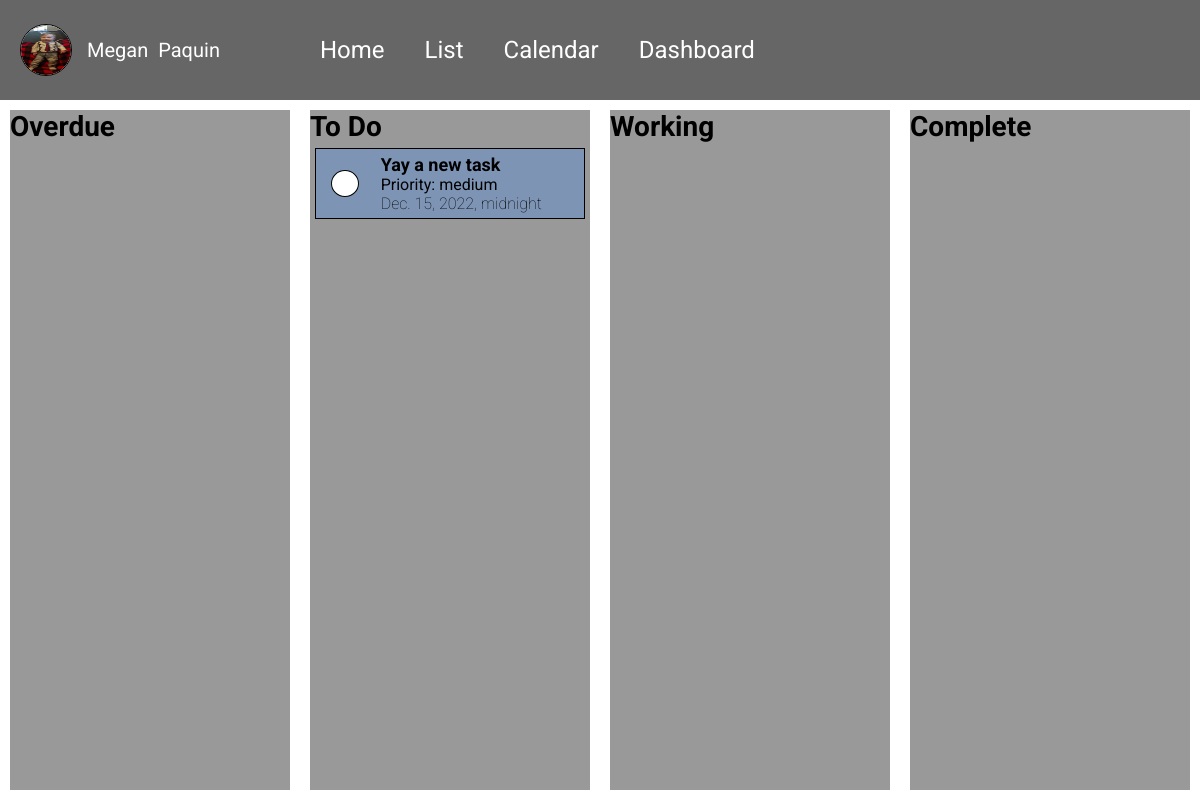
The app's page /list (signed in), older data.
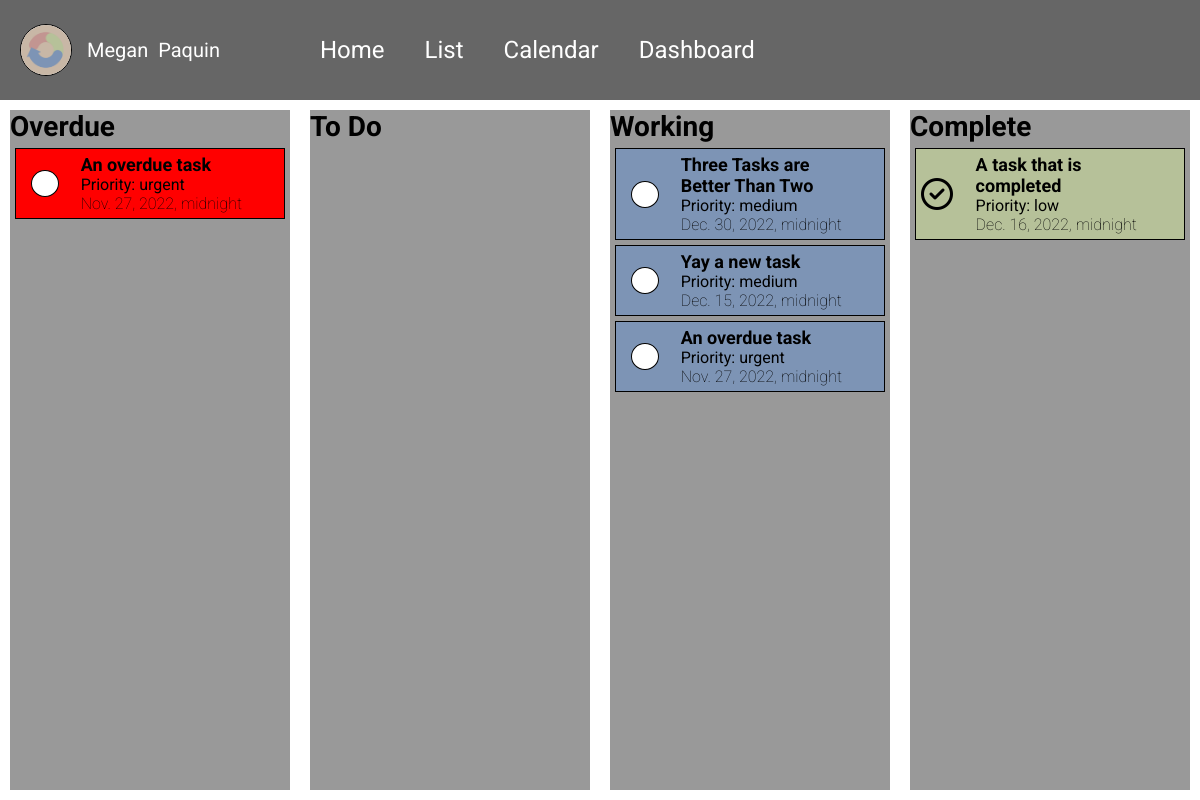
The same page, newer data.
### accounts/models.py (models this page shows, shortened)
class CustomUser(AbstractBaseUser, PermissionsMixin):
    email = models.EmailField(_('email address'), unique=True)
    is_staff = models.BooleanField(default=False)
    is_active = models.BooleanField(default=True)
    date_joined = models.DateTimeField(default=timezone.now)
    USERNAME_FIELD = 'email'
    REQUIRED_FIELDS = []
    color = models.CharField(max_length=7, default="#FFFFFF")
    first_name = models.CharField(max_length=128)
    last_name = models.CharField(max_length=128)
    phone = models.CharField(max_length=9, null=True)
    image = models.ImageField(upload_to='images/', default='default_img.png')
    objects = CustomUserManager()

### tasks/models.py (models this page shows, shortened)
class Task(models.Model):
    task_name = models.CharField(max_length=120)
    task_summary = models.TextField()
    task_details = models.TextField()
    created_on = models.DateTimeField(auto_now_add=True)
    deadline = models.DateTimeField()
    assignee = models.ForeignKey(
        get_user_model(),
        on_delete=models.CASCADE,
        related_name="task_assignee"
    )
    author = models.ForeignKey(
        get_user_model(),
        on_delete=models.CASCADE,
        related_name="task_author"
    )
    status = models.ForeignKey(
        Status,
        on_delete=models.CASCADE,
        blank = True,
        null = True
    )
    project = models.ForeignKey(
        Project,
        on_delete=models.CASCADE,
        blank=True,
        null=True
    )
    priority = models.ForeignKey(
        Priority,
        on_delete=models.CASCADE,
        blank = True,
        null = True
    )

class Priority(models.Model):
    name = models.CharField(max_length=128)
    description = models.CharField(max_length=128)
    def __str__(self):
        return self.name

### pages/views.py (the view)
# urls.py: path('list', ListPageView.as_view(), name="list"),
class ListPageView(TemplateView):
    template_name = "pages/list.html"
    model = Task
    def get_context_data(self, **kwargs):
        context = super().get_context_data(**kwargs)
        assigned = Status.objects.get(name="assigned")
        context['assigned_tasks'] = Task.objects.filter(status=assigned).order_by('deadline').reverse().filter(deadline__gt=datetime.today()).filter
        progress = Status.objects.get(name="in-progress")
        context['progress_tasks'] = Task.objects.filter(status=progress).order_by('deadline').reverse()
        complete = Status.objects.get(name="complete")
        context['complete_tasks'] = Task.objects.filter(status=complete).order_by('deadline').reverse()
        context['overdue_tasks'] = Task.objects.filter(deadline__lt=datetime.today()).filter(~Q(status=complete))
        return context

### templates/pages/list.html (shortened to what this page needs)
{% extends 'base.html' %}
{% load static %}
{% block links %}
    <link rel="stylesheet" href="{% static 'css/list.css' %}" />
{% endblock links %}
{% block contents %}
<div class="row-container">
    <div class="overdue-section">
        <h3>Overdue</h3>
        {% for task in overdue_tasks %}
            {% if user == task.assignee %}
            <a href="{% url 'task-detail' task.id %}">
                <div class="task-overdue">
                    <span class="circle"></span>
                    <div class="row-container">
                        <p class="title">{{ task.task_name }}</p>
                        <p class="priority">Priority: {{ task.priority }}</p>
                        <p class="due">{{ task.deadline }}</p>
                    </div>
                </div>
            </a>
            {% endif %}
        {% endfor %}
    </div>
    <div class="todo-section">
        <h3>To Do</h3>
        {% for task in assigned_tasks %}
            {% if user == task.assignee %}
            <a href="{% url 'task-detail' task.id %}">
                <div class="task-due">
                    <span class="circle"></span>
                    <div class="row-container">
                        <p class="title">{{ task.task_name }}</p>
                        <p class="priority">Priority: {{ task.priority }}</p>
                        <p class="due">{{ task.deadline }}</p>
                    </div>
                </div>
            </a>
            {% endif %}
        {% endfor %}
    </div>
    <div class="working-section ">
        <h3>Working</h3>
        {% for task in progress_tasks %}
            {% if user == task.assignee %}
            <a href="{% url 'task-detail' task.id %}">
                <div class="task-due">
                    <span class="circle"></span>
                    <div class="row-container">
                        <p class="title">{{ task.task_name }}</p>
                        <p class="priority">Priority: {{ task.priority }}</p>
                        <p class="due">{{ task.deadline }}</p>
                    </div>
                </div>
            </a>
            {% endif %}
        {% endfor %}
    </div>
    <div class="complete-section">
        <h3>Complete</h3>
        {% for task in complete_tasks %}
            {% if user == task.assignee %}
            <a href="{% url 'task-detail' task.id %}">
                <div class="task-complete">
                    <i class="fa-regular fa-circle-check fa-2xl"></i>
                    <div class="row-container">
                        <p class="title">{{ task.task_name }}</p>
                        <p class="priority">Priority: {{ task.priority }}</p>
                        <p class="due">{{ task.deadline }}</p>
                    </div>
                </div>
            </a>
            {% endif %}
        {% endfor %}
    </div>
</div>
{% endblock contents %}

### templates/base.html (shortened to what this page needs)
{% load static %}
<!DOCTYPE html>
<html lang="en">
<head>
    {% block links %}
    {% endblock links %}
    <link rel="stylesheet" href="{% static 'css/base.css' %}">
    <link rel="stylesheet" href="{% static 'css/page-layout.css' %}">
</head>
<body>
    <div class="row-container">
        <div class="column-container column">
            <div class="row-container top-nav">
                <div class="name-group">
                    <img src="{{ user.image.url }}" alt="user profile image" class="user-circle">
                    {% if user.is_authenticated %}
                        <span>{{ user.first_name }}</span>
                        <span>{{ user.last_name }}</span>
                    {% endif %}
                </div>
                <a href="{% url 'home' %}">Home</a>
                <a href="{% url 'list' %}">List</a>
                <a href="{% url 'calendar' %}">Calendar</a>
                <a href="{% url 'dashboard' %}">Dashboard</a>
            </div>
            <div class="column-container contents">
                {% block contents %}
                {% endblock contents %}
            </div>
        </div>
    </div>
</body>
</html>

### static/css/list.css (style rules this page uses)
.overdue-section { flex: 1; height: calc(100vh - 120px); background-color: #999; margin: 10px; overflow: scroll; scroll-behavior: auto; }
.todo-section { flex: 1; height: calc(100vh - 120px); background-color: #999; margin: 10px; overflow: scroll; scroll-behavior: auto; }
.working-section { flex: 1; height: calc(100vh - 120px); background-color: #999; margin: 10px; overflow: scroll; scroll-behavior: auto; }
.complete-section { flex: 1; height: calc(100vh - 120px); background-color: #999; margin: 10px; overflow: scroll; scroll-behavior: auto; }
.title { font-size: 18px; font-weight: bold; width: 80%; }
.priority { font-size: 16px; width: 80%; }
.due { font-size: 16px; font-weight: lighter; width: 80%; }
.circle { border: 1px solid black; background-color: #FFF; width: 30px; height: 25px; border-radius: 50%; margin-left: 10px; }
.task-overdue { display: flex; flex-direction: row; align-items: center; border: 1px solid black; padding: 5px; margin: 5px; background-color: red; }
.task-due { display: flex; flex-direction: row; align-items: center; border: 1px solid black; padding: 5px; margin: 5px; background-color: #7D94B5; }
.task-complete { display: flex; flex-direction: row; align-items: center; border: 1px solid black; padding: 5px; margin: 5px; background-color: #b6c199; }

### static/css/base.css (style rules this page uses)
* { padding: 0; margin: 0; }
html { padding: 0; margin-right: 0; }
a { color: inherit; }
body { background-color: #333333; font-family: 'Roboto', sans-serif; color: #FFF; }
h3 { font-size: 28px; }
.row-container { display: flex; width: 100%; flex-direction: row; flex-wrap: wrap; justify-content: center; align-items: center; margin: 0; padding: 0; }
.column-container { display: flex; width: 100%; flex-direction: column; align-content: left; margin: 0; padding: 0; }
a { text-decoration: none; color: black; }
.top-nav a { color: #FFF; }

### static/css/page-layout.css (style rules this page uses)
.user-circle { width: 50px; height: 50px; background-color: #FFF ; border: 1px solid black; border-radius: 50%; margin: auto 10px; }
.column { flex: 5; width: 100%; }
.top-nav { background-color: #666; height: 100px; font-size: 24px; justify-content: left; }
.contents { background-color: #fff; color: black; height: calc(100vh - 100px); }
.name-group { display: flex; flex-direction: row; flex-wrap: none; margin-left: 10px; margin-right: 75px; font-size: 20px; align-items: center; }
.name-group span { margin: 0 5px; }
.top-nav a { margin: auto 20px; }

Row changes from the older to the newer data that the page shows:
changed CustomUser "Megan": image: a different picture
added Task: task_name "An overdue task", priority "urgent", deadline "Nov. 27, 2022, midnight"
added Task: task_name "Three Tasks are Better Than Two", priority "medium", deadline "Dec. 30, 2022, midnight", shown under "Working"
changed Task "Yay a new task": moves from the list under "To Do" to the list under "Working"
added Task: task_name "A task that is completed", priority "low", deadline "Dec. 16, 2022, midnight", shown under "Complete"
